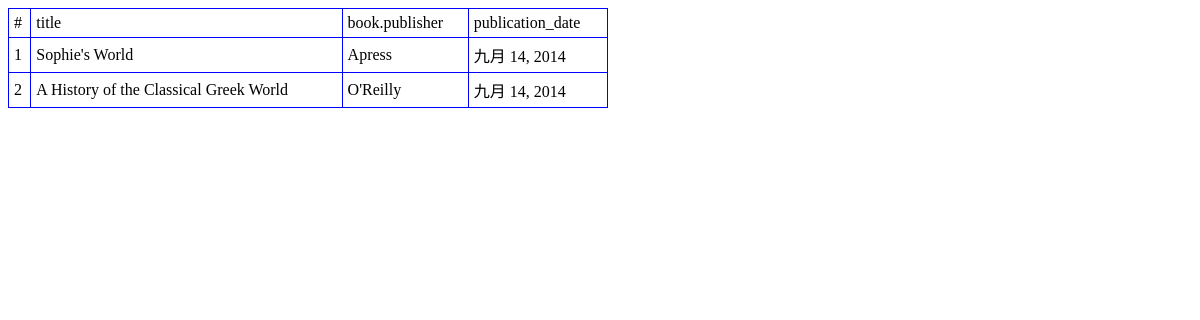
/chapter8_url_view/make_a_view_generic/book/, run on an earlier commit of the app's database.
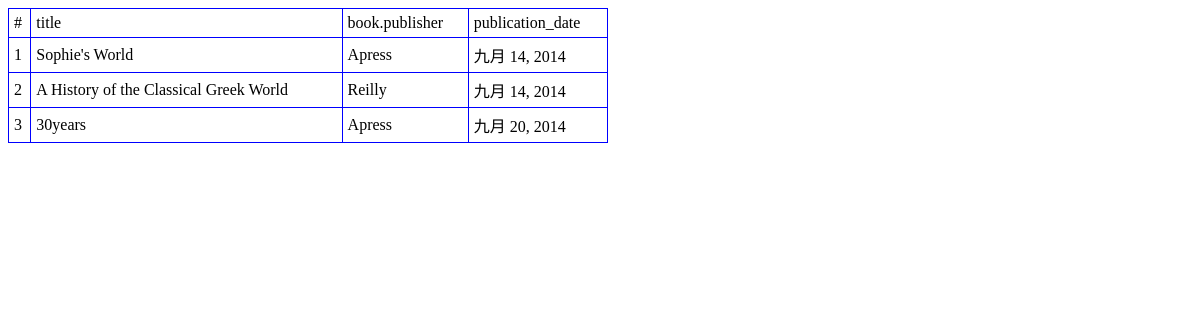
And on a later commit of the database.
### books/models.py (models this page shows, shortened)
class Book(models.Model):
    title = models.CharField(max_length=100)
    author = models.ManyToManyField(Author)
    publisher = models.ForeignKey(Publisher)
    publication_date = models.DateField(blank=True, null=True)
    num_pages = models.IntegerField(blank=True, null=True)
    objects=models.Manager()
    oneBook_objects=OneBookManager()

class Publisher(models.Model):
    name = models.CharField(max_length=30)
    address = models.CharField(max_length=50)
    city = models.CharField(max_length=60)
    state_province = models.CharField(max_length=30)
    country = models.CharField(max_length=50)
    website = models.URLField()
    def __unicode__(self):
        return self.name

### mysite/objectView.py (the view)
# urls.py: url(r'^chapter8_url_view/make_a_view_generic/book/$','object_list',{'model':Book}),
def object_list(request,model):
    obj_list=model.objects.all()
    key_name=model.__name__.lower()
    template_name='make_a_view_generic/%s_list.html' % key_name
    key_name=key_name+'s'
    return render_to_response(template_name,{key_name:obj_list})

### mysite/templates/make_a_view_generic/book_list.html
<table width="600" border="0" bgcolor="blue" bordercolor="black" cellpadding="5" cellspacing="1">
		<tr bgcolor="white"  >
			<td>#</td>
			<td> title </td>
			<td>book.publisher </td>
			<td>publication_date </td>
		</tr>
        {% for book in books %}
		<tr bgcolor="white" >
			<td>{{ forloop.counter }}</td>
			<td>{{ book.title }}</td>
			<td>{{ book.publisher }}</td>
			<td>{{ book.publication_date }}</td>
		</tr>
        {% endfor %}
	</table>

What changed in the data, as far as the page shows it:
changed through a linked row, Book "A History of the Classical Greek World": publisher "O'Reilly" → "Reilly"
added Book: title "30years", publisher "Apress", publication_date "九月 20, 2014"
